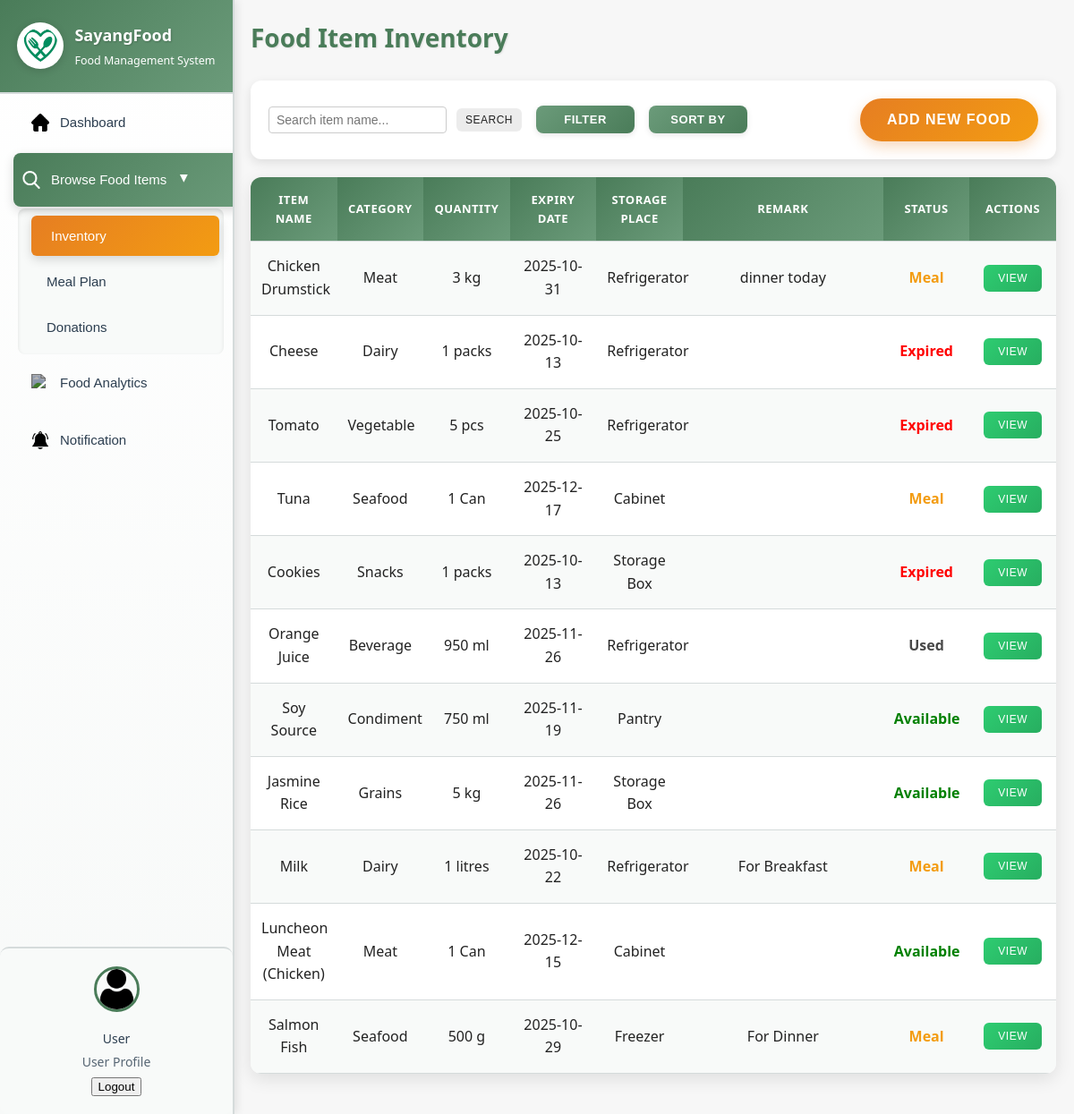
Before: /inventory_list.php (signed in) with the older database file.
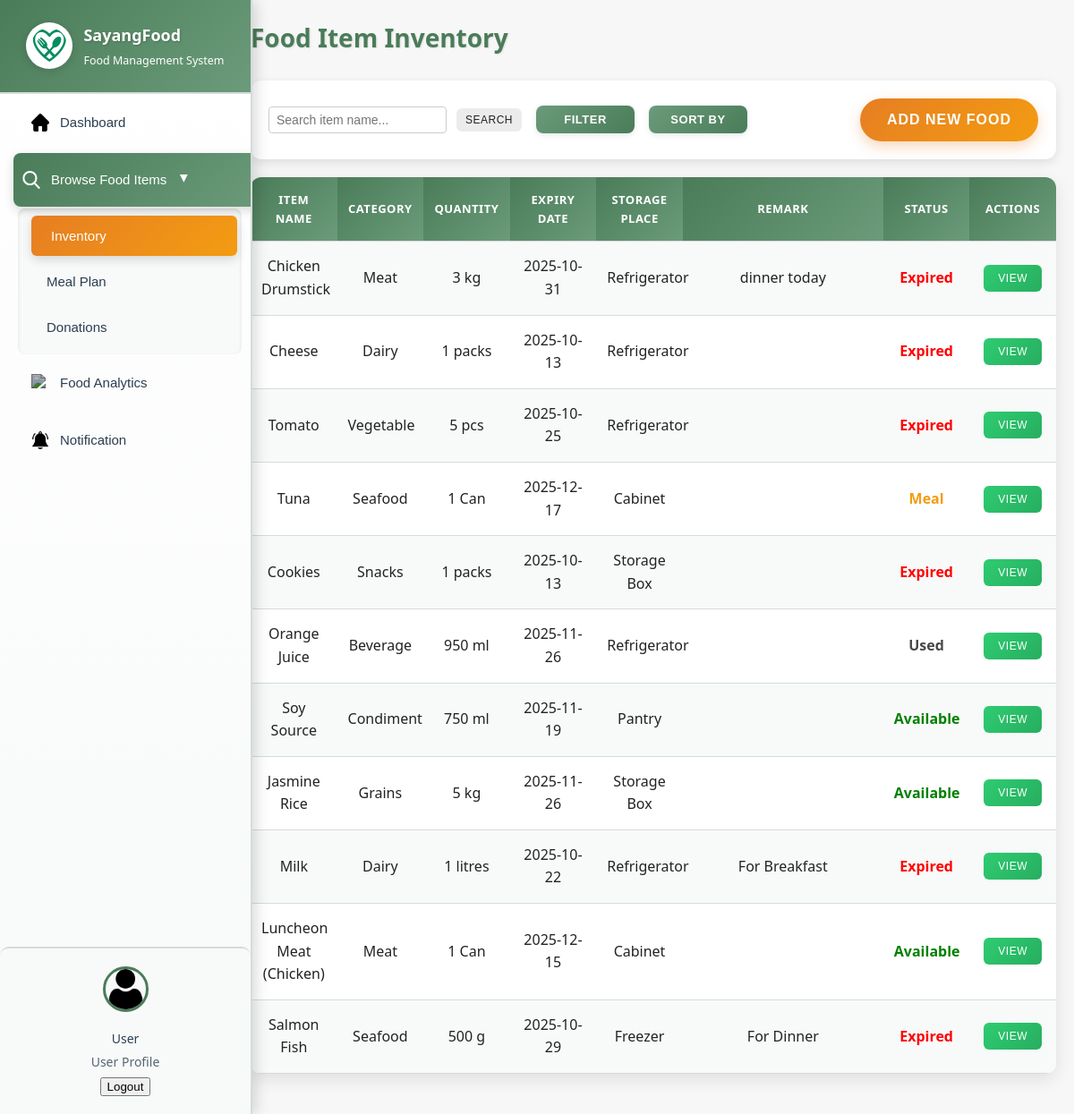
After: the same page with the newer database file.
### tables this page shows
CREATE TABLE `food_item_inventory` (
  `item_id` int(11) NOT NULL,
  `user_id` int(11) NOT NULL,
  `item_name` varchar(30) NOT NULL,
  `item_category` varchar(15) NOT NULL,
  `quantity` varchar(20) NOT NULL,
  `expiry_date` date NOT NULL,
  `item_status` varchar(20) NOT NULL,
  `storage_place` varchar(20) NOT NULL,
  `item_remark` varchar(255) NOT NULL
);

### inventory_list.php (the view, shortened to what this page needs)
<?php
include 'db_connect.php';
$currentUserId = (int)$_SESSION['user_id'];
$conn->query("
  UPDATE food_item_inventory
  SET item_status = 'Expired'
  WHERE expiry_date < CURDATE()
    AND item_status NOT IN ('Used','Donated','Expired')
");
$where  = "user_id = ? AND item_status != 'Donated'";
$types  = "i";
$params = [$currentUserId];
$orderBy = " ORDER BY item_id DESC";
$sql = "SELECT * FROM food_item_inventory WHERE $where $orderBy";
$stmt = $conn->prepare($sql);
$stmt->bind_param($types, ...$params);
$stmt->execute();
$result = $stmt->get_result();
?>
<!DOCTYPE html>
<html lang="en">
<head>
  <link rel="stylesheet" href="inventory_list.css">
</head>
<body>
  <div id="pageContent">
    <div class="sidebar">
      <div class="logo-container">
        <img src="pic/logo.png" alt="SayangFood Logo" class="logo-img">
        <div class="logo-text">
          <span class="brand">SayangFood</span><br>
          <small>Food Management System</small>
        </div>
      </div>
      <button class="menu-item" onclick="location.href='dashboard_page.html'">
        <img src="pic/home.png" alt="Home Icon" class="icon"> Dashboard
      </button>
      <button class="menu-item dropdown-btn" onclick="toggleDropdown()">
        <img src="pic/search.png" class="icon"> Browse Food Items
        <span class="arrow" id="arrowIcon">▼</span>
      </button>
      <div class="dropdown-container" id="dropdownMenu">
        <button class="submenu-item" data-page="inventory_list.php" onclick="window.location.href='inventory_list.php'">Inventory</button>
        <button class="submenu-item" data-page="meal_plan.php" onclick="window.location.href='meal_plan.php'">Meal Plan</button>
        <button class="submenu-item" data-page="donation_list.php" onclick="window.location.href='donation_list.php'">Donations</button>
      </div>
      <button class="menu-item">
        <img src="pic/data-analytics.png" alt="Analytics Icon" class="icon"> Food Analytics
      </button>
      <button class="menu-item">
        <img src="pic/notification.png" alt="Notification Icon" class="icon"> Notification
      </button>
      <div class="profile">
        <img src="pic/user.png" alt="User" class="profile-img">
        <div class="profile-info">
          <p class="username" id="username">User</p>
          <p class="role">User Profile</p>
          <button onclick="logout()" class="logout-btn">Logout</button>
        </div>
      </div>
    </div>
    <div class="main-content">
      <div class="header">
        <h1>Food Item Inventory</h1>
      </div>
      <div class="controls">
            <div class="controls-left" style="display:flex;gap:10px;align-items:center;">
              <form method="GET" action="inventory_list.php" style="display:flex;gap:8px;align-items:center;" onsubmit="return validateSearchInput(this)">
                <input type="text" id="searchInput" name="search" placeholder="Search item name..." style="padding:6px 8px;border-radius:4px;border:1px solid #ccc;" value="<?php echo isset($_GET['search']) ? htmlspecialchars($_GET['search']) : ''; ?>">
                <button type="submit" class="action-btn search-btn" style="padding:6px 10px;">Search</button>
              </form>
              <button class="action-btn edit-btn" style="min-width:110px;max-width:110px;" onclick="openFilterPopup()">Filter</button>
              <button class="action-btn edit-btn" style="min-width:110px;max-width:110px;" onclick="openSortPopup()">Sort By</button>
            </div>
            <div class="controls-right">
              <button class="action-btn add-btn" onclick="openPopup()">Add New Food</button>
            </div>
      </div>
      <table>
        <tr>
          <th>Item Name</th>
          <th>Category</th>
          <th>Quantity</th>
          <th>Expiry Date</th>
          <th>Storage Place</th>
          <th>Remark</th>
          <th>Status</th>
          <th>Actions</th>
        </tr>
        <?php
        while($row = mysqli_fetch_assoc($result)) {
          $status = $row['item_status'];
          $expiryDate = strtotime($row['expiry_date']);
          $today = strtotime(date('Y-m-d'));
          if (!in_array(strtolower($status), ['used', 'donated', 'expired', 'planned for meal'])) {
            if ($expiryDate < $today) {
              $status = "Expired";
            }
          }
        ?>
          <tr>
            <td><?= htmlspecialchars($row['item_name']) ?></td>
            <td><?= htmlspecialchars($row['item_category']) ?></td>
            <td><?= htmlspecialchars($row['quantity']) ?></td>
            <td><?= date('Y-m-d', strtotime($row['expiry_date'])) ?></td>
            <td><?= htmlspecialchars($row['storage_place']) ?></td>
            <td class="remark-cell">
              <div class="truncate" title="<?= htmlspecialchars($row['item_remark']) ?>">
                <?= htmlspecialchars($row['item_remark']) ?>
              </div>
            </td>
            <?php
              $displayStatus = ($status === 'Planned for Meal') ? 'Meal' : $status;
              $statusClass = 'status-available';
              if (strtolower($status) === 'expired') {
                $statusClass = 'status-expired';
              } elseif (strtolower($status) === 'used') {
                $statusClass = 'status-used';
              } elseif (strtolower($status) === 'planned for meal') {
                $statusClass = 'status-planned-for-meal';
              }
            ?>
            <td class="<?= $statusClass ?>">
              <?= htmlspecialchars($displayStatus) ?>
            </td>
            <td>
              <button class="action-btn view-btn" onclick='openViewPopup(<?= json_encode($row) ?>)'>View</button>
            </td>
          </tr>
        <?php }
        ?>
      </table>
    </div>
  </div>
</body>
</html>

Changed rows visible on the page:
changed food_item_inventory "Chicken Drumstick": item_status "Meal" → "Expired"
changed food_item_inventory "Milk": item_status "Meal" → "Expired"
changed food_item_inventory "Salmon Fish": item_status "Meal" → "Expired"
